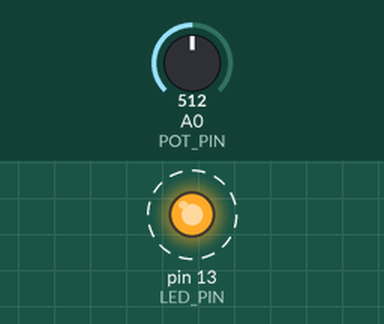
Recording of a sketch running on a simulated Arduino Uno, built with avr-gcc and run on an emulated ATmega328P. On the bench: output pins drawn as LEDs (lit = HIGH). Dashed ring = blinking. The test bench sets the inputs (shaded band); at power-on: A0 (POT_PIN) = 512. What the sketch prints to the serial monitor is not drawn.

Above: at 0.02 s.
Timing chart, 0 to 3.0 s (numbered marks = the images above):
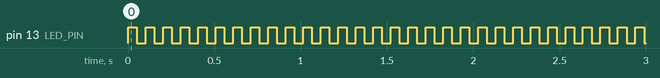

Measured:
- by itself, pin 13 (LED_PIN): alternates HIGH for 0.05 s and LOW for 0.05 s

The sketch:

Solar-Tracker-Hoo-Hacks.ino
```cpp
#include <Arduino.h>
// solar_tracker.ino
// Reads potentiometer on A0 and sends angle over Serial to laptop.
// Laptop runs tracker.py which controls the power supply via HID.
// No PWM output needed here — the laptop → HID → PSU handles power directly.

const int POT_PIN   = A0;
const int LED_PIN   = 13;     // built-in LED blinks on each send

// Calibration — measure these by rotating panel to physical limits
// and printing analogRead(A0) at each end
const int   ADC_MIN     = 0;
const int   ADC_MAX     = 1023;
const float ANGLE_MIN   = 0.0;   // degrees at ADC_MIN
const float ANGLE_MAX   =  180.0;   // degrees at ADC_MAX

// Smoothing — average N readings to reduce noise
const int SMOOTH_N = 8;

float smooth_buffer[SMOOTH_N];
int   smooth_index = 0;
bool  buffer_full  = false;

void setup() {
  Serial.begin(9600);
  pinMode(POT_PIN, INPUT);
  pinMode(LED_PIN, OUTPUT);

  // Pre-fill smoothing buffer
  int raw = analogRead(POT_PIN);
  float angle = raw_to_angle(raw);
  for (int i = 0; i < SMOOTH_N; i++) {
    smooth_buffer[i] = angle;
  }
}

void loop() {
  // 1. Read potentiometer
  int raw = analogRead(POT_PIN);
  float angle = raw_to_angle(raw);

  // 2. Apply moving average smoothing
  smooth_buffer[smooth_index] = angle;
  smooth_index = (smooth_index + 1) % SMOOTH_N;

  float sum = 0;
  for (int i = 0; i < SMOOTH_N; i++) {
    sum += smooth_buffer[i];
  }
  float smoothed_angle = sum / SMOOTH_N;

  // 3. Send angle to laptop over Serial (one value per line)
  Serial.println(smoothed_angle, 2);   // 2 decimal places

  // 4. Blink LED so you can see it's running
  digitalWrite(LED_PIN, !digitalRead(LED_PIN));

  delay(50);   // 20 Hz — matches LOOP_HZ in tracker.py
}

// Map raw ADC value to panel angle in degrees
float raw_to_angle(int raw) {
  raw = constrain(raw, ADC_MIN, ADC_MAX);
  return ANGLE_MIN + (float)(raw - ADC_MIN)
         / (float)(ADC_MAX - ADC_MIN)
         * (ANGLE_MAX - ANGLE_MIN);
}
```
